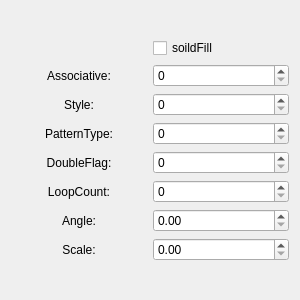
<?xml version="1.0" encoding="UTF-8"?>
<ui version="4.0">
 <class>HatchAttributeWidget</class>
 <widget class="QWidget" name="HatchAttributeWidget">
  <property name="geometry">
   <rect>
    <x>0</x>
    <y>0</y>
    <width>300</width>
    <height>300</height>
   </rect>
  </property>
  <property name="windowTitle">
   <string>Form</string>
  </property>
  <layout class="QVBoxLayout" name="verticalLayout">
   <item>
    <layout class="QGridLayout" name="gridLayout">
     <item row="0" column="1">
      <widget class="QCheckBox" name="checkBox_soildFill">
       <property name="text">
        <string>soildFill</string>
       </property>
      </widget>
     </item>
     <item row="1" column="0">
      <widget class="QLabel" name="label_Associative">
       <property name="text">
        <string>Associative:</string>
       </property>
       <property name="alignment">
        <set>Qt::AlignmentFlag::AlignCenter</set>
       </property>
      </widget>
     </item>
     <item row="1" column="1">
      <widget class="QSpinBox" name="spinBox_Associative">
       <property name="maximum">
        <number>99999</number>
       </property>
      </widget>
     </item>
     <item row="2" column="0">
      <widget class="QLabel" name="label_Style">
       <property name="text">
        <string>Style:</string>
       </property>
       <property name="alignment">
        <set>Qt::AlignmentFlag::AlignCenter</set>
       </property>
      </widget>
     </item>
     <item row="2" column="1">
      <widget class="QSpinBox" name="spinBox_Style">
       <property name="maximum">
        <number>99999</number>
       </property>
      </widget>
     </item>
     <item row="3" column="0">
      <widget class="QLabel" name="label_PatternType">
       <property name="text">
        <string>PatternType:</string>
       </property>
       <property name="alignment">
        <set>Qt::AlignmentFlag::AlignCenter</set>
       </property>
      </widget>
     </item>
     <item row="3" column="1">
      <widget class="QSpinBox" name="spinBox_PatternType">
       <property name="maximum">
        <number>99999</number>
       </property>
      </widget>
     </item>
     <item row="4" column="0">
      <widget class="QLabel" name="label_DoubleFlag">
       <property name="text">
        <string>DoubleFlag:</string>
       </property>
       <property name="alignment">
        <set>Qt::AlignmentFlag::AlignCenter</set>
       </property>
      </widget>
     </item>
     <item row="4" column="1">
      <widget class="QSpinBox" name="spinBox_DoubleFlag">
       <property name="maximum">
        <number>99999</number>
       </property>
      </widget>
     </item>
     <item row="5" column="0">
      <widget class="QLabel" name="label_LoopCount">
       <property name="text">
        <string>LoopCount:</string>
       </property>
       <property name="alignment">
        <set>Qt::AlignmentFlag::AlignCenter</set>
       </property>
      </widget>
     </item>
     <item row="5" column="1">
      <widget class="QSpinBox" name="spinBox_LoopCount">
       <property name="maximum">
        <number>99999</number>
       </property>
      </widget>
     </item>
     <item row="6" column="0">
      <widget class="QLabel" name="label_Angle">
       <property name="text">
        <string>Angle:</string>
       </property>
       <property name="alignment">
        <set>Qt::AlignmentFlag::AlignCenter</set>
       </property>
      </widget>
     </item>
     <item row="6" column="1">
      <widget class="QDoubleSpinBox" name="doubleSpinBox_Angle">
       <property name="maximum">
        <double>999999.000000000000000</double>
       </property>
      </widget>
     </item>
     <item row="7" column="0">
      <widget class="QLabel" name="label_Scale">
       <property name="text">
        <string>Scale:</string>
       </property>
       <property name="alignment">
        <set>Qt::AlignmentFlag::AlignCenter</set>
       </property>
      </widget>
     </item>
     <item row="7" column="1">
      <widget class="QDoubleSpinBox" name="doubleSpinBox_Scale">
       <property name="maximum">
        <double>999999.000000000000000</double>
       </property>
      </widget>
     </item>
    </layout>
   </item>
  </layout>
 </widget>
 <resources/>
 <connections/>
</ui>
